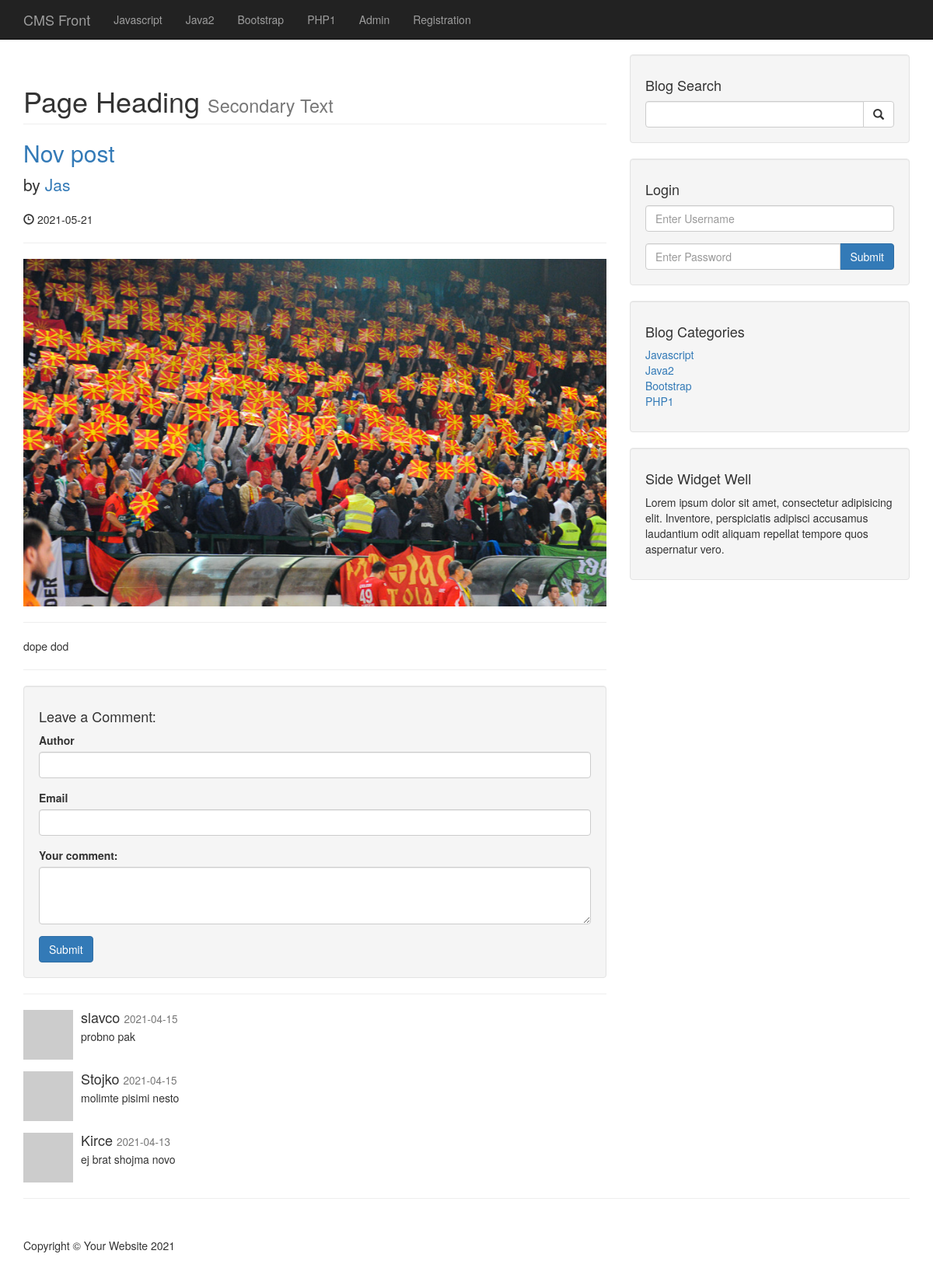
The page /post.php?p_id=10 on the database its author committed.
### tables this page shows
CREATE TABLE `categories` (
  `cat_id` int(3) NOT NULL,
  `cat_title` varchar(255) NOT NULL
);

CREATE TABLE `posts` (
  `post_id` int(3) NOT NULL,
  `post_category_id` int(3) NOT NULL,
  `post_title` varchar(255) NOT NULL,
  `post_author` varchar(255) NOT NULL,
  `post_date` date NOT NULL,
  `post_image` text NOT NULL,
  `post_content` text NOT NULL,
  `post_tags` varchar(255) NOT NULL,
  `post_comment_count` int(11) NOT NULL,
  `post_status` varchar(255) NOT NULL DEFAULT 'draft',
  `post_view_count` int(11) NOT NULL
);

CREATE TABLE `comments` (
  `comment_id` int(3) NOT NULL,
  `comment_post_id` int(3) NOT NULL,
  `comment_author` varchar(255) NOT NULL,
  `comment_email` varchar(255) NOT NULL,
  `comment_content` text NOT NULL,
  `comment_status` varchar(255) NOT NULL,
  `comment_date` date NOT NULL
);

### post.php (the view, shortened to what this page needs)
<?php include "includes/db.php"; ?>
<?php include "includes/header.php"; ?>
<?php include "includes/navigation.php"; ?>
    <div class="container">
        <div class="row">
            <div class="col-md-8">
                <?php
                if(isset($_GET['p_id'])){
                    $the_post_id = $_GET['p_id'];
                $query ="SELECT * FROM posts WHERE post_id = $the_post_id";
                $select_all_posts_query = mysqli_query($connection,$query);
                    while($row = mysqli_fetch_assoc($select_all_posts_query)){
                        $post_title = $row['post_title'];
                        $post_author = $row['post_author'];
                        $post_date = $row['post_date'];
                        $post_image = $row['post_image'];
                        $post_content = $row['post_content'];
                        ?>
                        <h1 class="page-header">
                    Page Heading
                    <small>Secondary Text</small>
                </h1>
                <h2>
                    <a href="#"><?php echo $post_title ?></a>
                </h2>
                <p class="lead">
                    by <a href="author_posts.php?author=<?php echo $post_author ?>&p_id=<?php echo $the_post_id ?>"><?php echo $post_author ?></a>
                </p>
                <p><span class="glyphicon glyphicon-time"></span> <?php echo $post_date ?></p>
                <hr>
                <img class="img-responsive" src="images/<?php echo $post_image ?>" alt="">
                <hr>
                <p><?php echo $post_content ?></p>
                <hr>
                 <?php   }
                }
                else {
                    header("Location: index.php");
                }
                ?>
                <div class="well">
                    <h4>Leave a Comment:</h4>
                    <form action="" method="post" role="form">
                           <div class="form-group">
                           <label for="Author">Author</label>
                            <input type="text" class="form-control" name="comment_author">
                        </div>
                        <div class="form-group">
                        <label for="Email">Email</label>
                            <input type="email" class="form-control" name="comment_email">
                        </div>
                           <div class="form-group">
                           <label for="comment">Your comment:</label>
                            <textarea class="form-control" name="comment_content" rows="3"></textarea>
                        </div>
                        <button type="submit" name="create_comment" class="btn btn-primary">Submit</button>
                    </form>
                </div>
                <hr>
                <?php
                $query = "SELECT * FROM comments WHERE comment_post_id = {$the_post_id} ";
                $query .= "AND comment_status ='approved' ";
                $query .= "ORDER BY comment_id DESC";
                $select_comment_query = mysqli_query($connection, $query);
                while ($row = mysqli_fetch_array($select_comment_query)){
                    $comment_date = $row['comment_date'];
                    $comment_content = $row['comment_content'];
                    $comment_author = $row['comment_author'];
                ?>
                <div class="media">
                    <a class="pull-left" href="#">
                        <img class="media-object" src="http://placehold.it/64x64" alt="">
                    </a>
                    <div class="media-body">
                        <h4 class="media-heading"> <?php echo $comment_author; ?>
                            <small><?php echo $comment_date;   ?></small>
                        </h4>
                        <?php echo $comment_content; ?>
                    </div>
                </div>
               <?php } ?>
            </div>
        <?php include "includes/sidebar.php"; ?>
        </div>
        <hr>
       <?php include "includes/footer.php"; ?>

### includes/header.php (shortened to what this page needs)
<!DOCTYPE html>
<html lang="en">
<head>
    <link href="css/bootstrap.min.css" rel="stylesheet">
    <link href="css/blog-home.css" rel="stylesheet">
    <link href="css/styles.css" rel="stylesheet">
</head>
<body>

### includes/navigation.php (shortened to what this page needs)
   <nav class="navbar navbar-inverse navbar-fixed-top" role="navigation">
    <div class="container">
        <div class="navbar-header">
            <a class="navbar-brand" href="index.php">CMS Front</a>
        </div>
        <div class="collapse navbar-collapse" id="bs-example-navbar-collapse-1">
            <ul class="nav navbar-nav">
               <?php
                $query = "SELECT * FROM categories";
                $select_all_categories_query = mysqli_query($connection,$query);
                while($row = mysqli_fetch_assoc($select_all_categories_query)){
                    $cat_title = $row['cat_title'];
                    echo "<li><a href='#'>{$cat_title}</a></li>";
                }
                ?>
                <li>
                    <a href="admin">Admin</a>
                </li>
                <li>
                    <a href="registration.php">Registration</a>
                </li>
            </ul>
        </div>
    </div>
</nav>

### includes/sidebar.php
<div class="col-md-4">
                <div class="well">
                    <h4>Blog Search</h4>
                    <form action="search.php" method="post">
                    <div class="input-group">
                        <input name="search" type="text" class="form-control">
                        <span class="input-group-btn">
                            <button name="submit" class="btn btn-default" type="submit">
                                <span class="glyphicon glyphicon-search"></span>
                        </button>
                        </span>
                    </div>
                    </form>
                </div>
                <div class="well">
                    <h4>Login</h4>
                    <form action="includes/login.php" method="post">
                    <div class="form-group">
                        <input name="username" type="text" class="form-control" placeholder="Enter Username">
                    </div>
                    <div class="input-group">
                        <input name="password" type="password" class="form-control" placeholder="Enter Password">
                        <span class="input-group-btn">
                           <button class="btn btn-primary" name="login" type="submit"> Submit  </button>
                        </span>
                    </div>
                    </form>
                </div>
                <div class="well">
                  <?php
                    $query = "SELECT * FROM categories";
                    $select_categories_sidebar = mysqli_query($connection,$query);
                    ?>
                    <h4>Blog Categories</h4>
                    <div class="row">
                        <div class="col-lg-12">
                            <ul class="list-unstyled">
                                <?php
                                while($row = mysqli_fetch_assoc($select_categories_sidebar)){
                                    $cat_title = $row['cat_title'];
                                    $cat_id = $row['cat_id'];
                                echo "<li><a href='category.php?category=$cat_id'>{$cat_title}</a></li>";
                    }
                               ?>
                            </ul>
                        </div>
                    </div>
                </div>
                <?php include "widget.php"; ?>
            </div>

### includes/widget.php
<div class="well">
                    <h4>Side Widget Well</h4>
                    <p>Lorem ipsum dolor sit amet, consectetur adipisicing elit. Inventore, perspiciatis adipisci accusamus laudantium odit aliquam repellat tempore quos aspernatur vero.</p>
                </div>

### includes/footer.php (shortened to what this page needs)
<footer>
            <div class="row">
                <div class="col-lg-12">
                    <p>Copyright &copy; Your Website 2021</p>
                </div>
            </div>
        </footer>
    </div>
</body>
</html>

### css/blog-home.css (style rules this page uses)
body { padding-top: 70px; }
footer { margin: 50px 0; }

### rows shown on the page
categories: cat_title "Javascript"
categories: cat_title "Java2"
categories: cat_title "Bootstrap"
categories: cat_title "PHP1"
posts: post_title "Nov post", post_author "Jas", post_date "2021-05-21", post_image (picture), post_content "dope dod"
comments: comment_author "slavco", comment_date "2021-04-15", comment_content "probno pak"
comments: comment_author "Stojko", comment_date "2021-04-15", comment_content "molimte pisimi nesto"
comments: comment_author "Kirce", comment_date "2021-04-13", comment_content "ej brat shojma novo"
